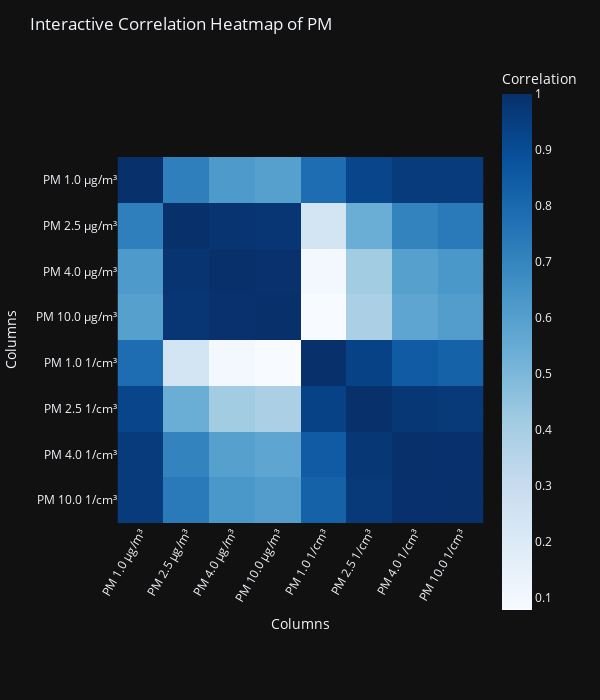

Write notebook code for a chart like this one.
### Markdown cell above
#### Relationship with particular matter

### Code cell
important_columns = df[PM_list]
# Create a correlation matrix
corr = important_columns.corr()
# Create an interactive heatmap
fig = px.imshow(corr, labels=dict(x="Columns", y="Columns", color="Correlation"),
                x=corr.columns, y=corr.columns, color_continuous_scale='Blues')
# Adjust title
fig.update_layout(title='Interactive Correlation Heatmap of PM', width=600, height=700, xaxis_tickangle=-60)
fig.show()

### Figure 1 — Plotly figure (JSON) as saved in the notebook; plotly's stock layout.template omitted (floating-point values rounded to 4 significant figures)
{"data": [{"coloraxis": "coloraxis", "name": "0", "x": ["PM 1.0 µg/m³", "PM 2.5 µg/m³", "PM 4.0 µg/m³", "PM 10.0 µg/m³", "PM 1.0 1/cm³", "PM 2.5 1/cm³", "PM 4.0 1/cm³", "PM 10.0 1/cm³"], "y": ["PM 1.0 µg/m³", "PM 2.5 µg/m³", "PM 4.0 µg/m³", "PM 10.0 µg/m³", "PM 1.0 1/cm³", "PM 2.5 1/cm³", "PM 4.0 1/cm³", "PM 10.0 1/cm³"], "z": [[1.0, 0.719, 0.6201, 0.5981, 0.7844, 0.9277, 0.9608, 0.9612], [0.719, 1.0, 0.9854, 0.9793, 0.2453, 0.5408, 0.7076, 0.7368], [0.6201, 0.9854, 1.0, 0.9964, 0.1024, 0.4131, 0.5981, 0.6328], [0.5981, 0.9793, 0.9964, 1.0, 0.07828, 0.3853, 0.5741, 0.6091], [0.7844, 0.2453, 0.1024, 0.07828, 1.0, 0.9365, 0.8486, 0.8251], [0.9277, 0.5408, 0.4131, 0.3853, 0.9365, 1.0, 0.9763, 0.9654], [0.9608, 0.7076, 0.5981, 0.5741, 0.8486, 0.9763, 1.0, 0.9986], [0.9612, 0.7368, 0.6328, 0.6091, 0.8251, 0.9654, 0.9986, 1.0]], "type": "heatmap", "xaxis": "x", "yaxis": "y", "hovertemplate": "Columns: %{x}<br>Columns: %{y}<br>Correlation: %{z}<extra></extra>"}], "layout": {"xaxis": {"anchor": "y", "domain": [0.0, 1.0], "scaleanchor": "y", "constrain": "domain", "title": {"text": "Columns"}, "tickangle": -60}, "yaxis": {"anchor": "x", "domain": [0.0, 1.0], "autorange": "reversed", "constrain": "domain", "title": {"text": "Columns"}}, "coloraxis": {"colorbar": {"title": {"text": "Correlation"}}, "colorscale": [[0.0, "rgb(247,251,255)"], [0.125, "rgb(222,235,247)"], [0.25, "rgb(198,219,239)"], [0.375, "rgb(158,202,225)"], [0.5, "rgb(107,174,214)"], [0.625, "rgb(66,146,198)"], [0.75, "rgb(33,113,181)"], [0.875, "rgb(8,81,156)"], [1.0, "rgb(8,48,107)"]]}, "margin": {"t": 60}, "title": {"text": "Interactive Correlation Heatmap of PM"}, "width": 600, "height": 700}}
